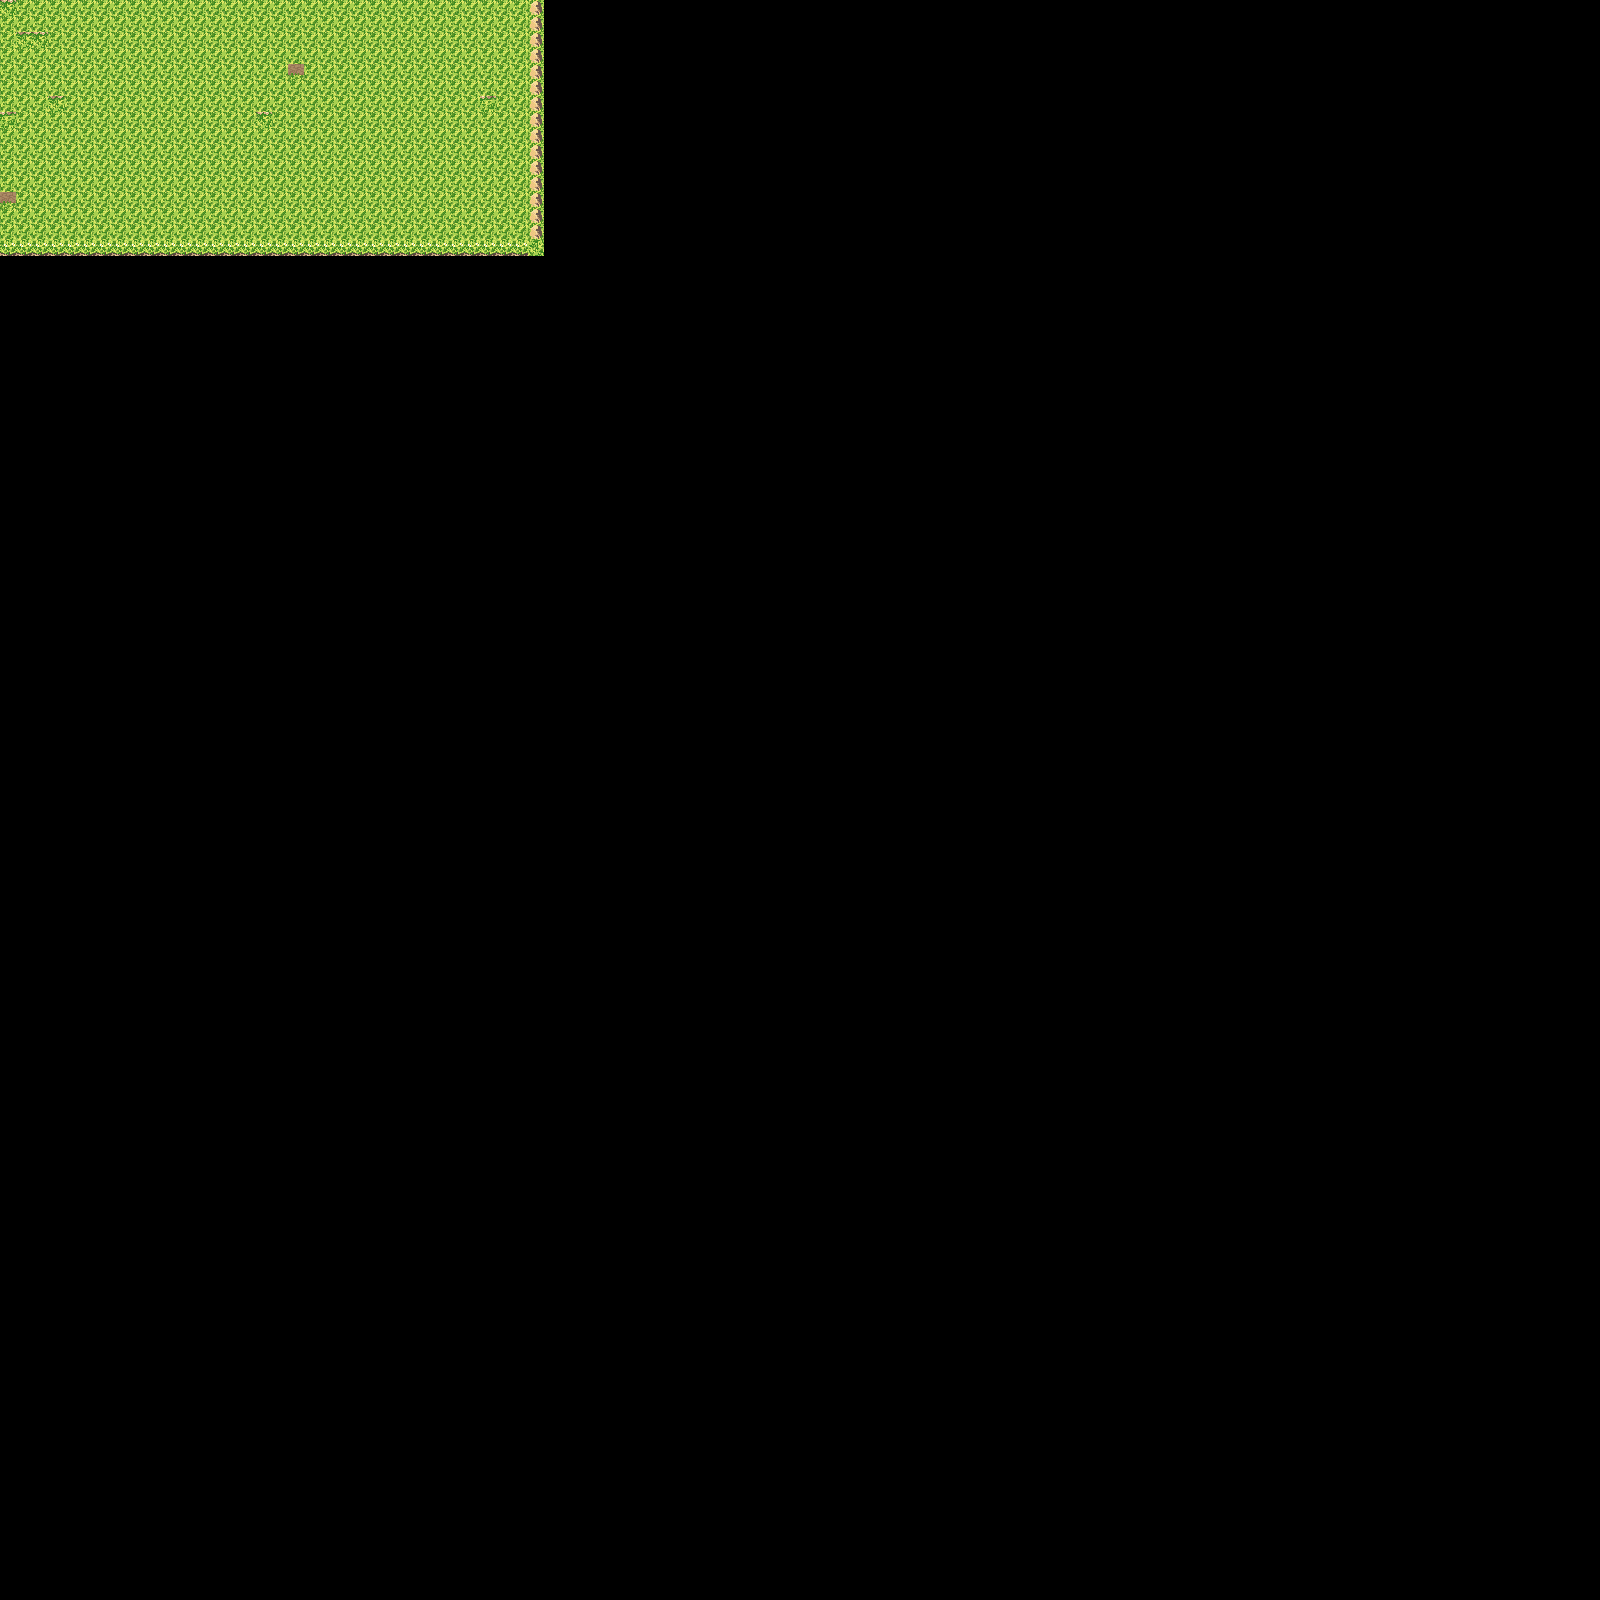

Rendered tile map (Tiled .tmx) drawn with the repository's tilesets; below, a short description and the map source with its tile grids summarised:
An orthogonal 100x100 tile map with 16x16 px tiles, 1 tile layer (Tile Layer 1).

<map version="1.2" tiledversion="1.2.1" orientation="orthogonal" renderorder="right-down" width="100" height="100" tilewidth="16" tileheight="16" infinite="0" nextlayerid="2" nextobjectid="1">
 <tileset firstgid="1" source="Space RPG.tsx" />
 <layer id="1" name="Tile Layer 1" width="100" height="100">
  <data>[10000 cells, 528 non-empty, 5 distinct tile ids]</data>
 </layer>
</map>
